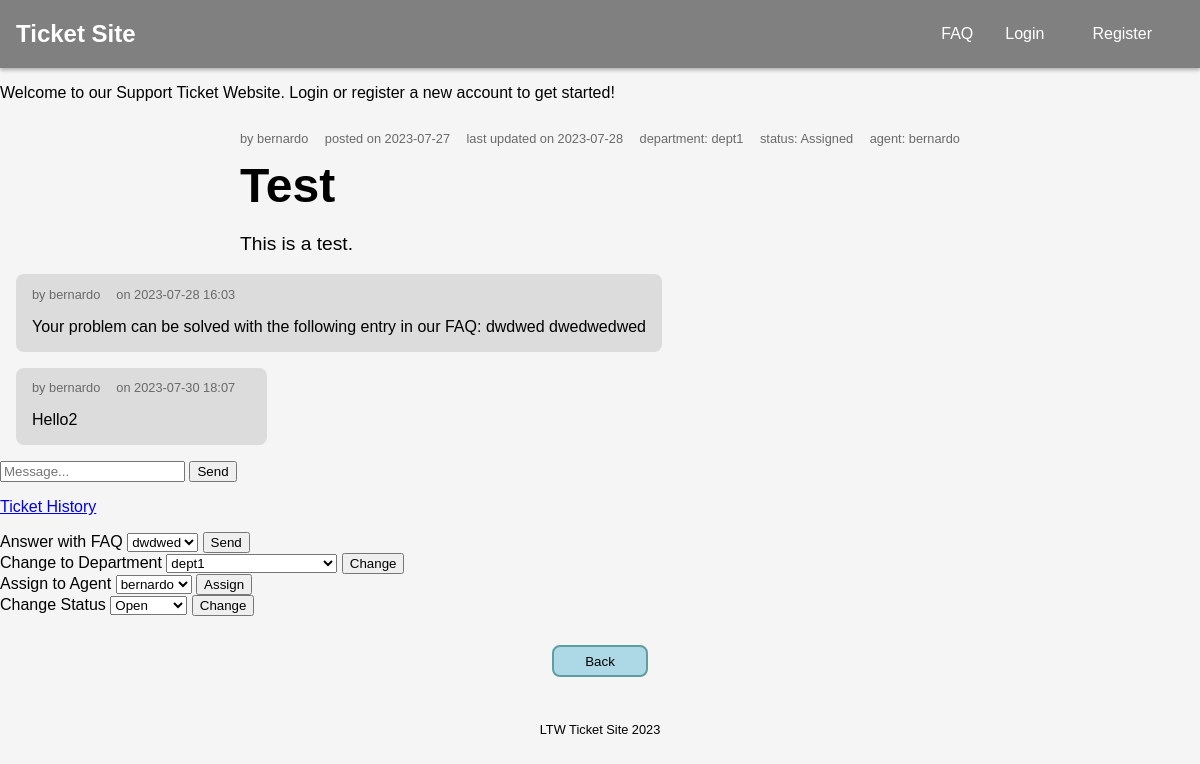
/pages/ticket.php?id=1, run on the app's committed database.
### tables this page shows
CREATE TABLE tickets (
    id INTEGER PRIMARY KEY AUTOINCREMENT,
    subject TEXT NOT NULL,
    content TEXT,
    created DATE NOT NULL,
    updated DATE,
    submitter_id INTEGER NOT NULL,
    assignee_id INTEGER,
    department_id INTEGER,
    status_id INTEGER NOT NULL,
    FOREIGN KEY (submitter_id) REFERENCES users(id),
    FOREIGN KEY (assignee_id) REFERENCES users(id),
    FOREIGN KEY (department_id) REFERENCES departments(id),
    FOREIGN KEY (status_id) REFERENCES status(id)
);

CREATE TABLE users (
    id INTEGER PRIMARY KEY AUTOINCREMENT,
    username TEXT NOT NULL,
    email TEXT NOT NULL,
    password TEXT NOT NULL,
    role_id INTEGER,
    FOREIGN KEY (role_id) REFERENCES roles(id)
);

CREATE TABLE departments (
    id INTEGER PRIMARY KEY AUTOINCREMENT,
    name TEXT NOT NULL
);

CREATE TABLE status (
    id INTEGER PRIMARY KEY AUTOINCREMENT,
    name TEXT NOT NULL
);

CREATE TABLE ticket_inquiries (
    id INTEGER PRIMARY KEY AUTOINCREMENT,
    ticket_id INTEGER NOT NULL,
    user_id INTEGER NOT NULL,
    content TEXT NOT NULL,
    date DATE NOT NULL,
    FOREIGN KEY (ticket_id) REFERENCES tickets(id),
    FOREIGN KEY (user_id) REFERENCES users(id)
);

### database/classes/ticket.class.php (called while the page is built, shortened)
<?php
    require_once('department.class.php');
    class Ticket {
        public function __construct(int $id, string $subject, ?string $content, string $created, ?string $updated, int $submitter_id,
                                    ?int $assignee_id, $department_id, int $status_id) {
            $this->id = $id;
            $this->subject = $subject;
            $this->content = $content;
            $this->created = $created;
            $this->updated = $updated;
            $this->submitter_id = $submitter_id;
            $this->assignee_id = $assignee_id;
            $this->department_id = $department_id === "" ? null : $department_id;
            $this->status_id = $status_id;
        }
        static function getTicket(PDO $db, int $id) : ?Ticket {
            $stmt = $db->prepare('SELECT * FROM tickets WHERE id = ?');
            $stmt->execute(array($id));
            $ticket = $stmt->fetch();
            if($ticket){
                return new Ticket($ticket['id'], $ticket['subject'], $ticket['content'],
                                    $ticket['created'], $ticket['updated'],
                                    $ticket['submitter_id'], $ticket['assignee_id'],
                                    $ticket['department_id'], $ticket['status_id']);
            }
            else return null;
        }
    }
?>

### database/classes/user.class.php (called while the page is built, shortened)
<?php
    class User {
        public function __construct(int $id, string $username, string $email, int $role){
            $this->id = $id;
            $this->username = $username;
        }
        static function getUsername(PDO $db, int $id) : ?string {
            $stmt = $db->prepare('SELECT * FROM users WHERE id = ?');
            $stmt->execute(array($id));
            $user = $stmt->fetch();
            if($user){
                return $user['username'];
            }
            else return null;
        }
        static function getAgents(PDO $db) : array {
            $stmt = $db->prepare('SELECT * FROM users WHERE role_id < 3');
            $stmt->execute();
            $agents = array();
            while($agent = $stmt->fetch()){
                $agents[] = new User($agent['id'], $agent['username'], $agent['email'], $agent['role_id']);
            }
            return $agents;
        }
    }
?>

### database/classes/department.class.php (called while the page is built, shortened)
<?php
    class Department {
        public function __construct(int $id, string $name) {
            $this->id = $id;
            $this->name = $name;
        }
        static function getDepartments(PDO $db) : array {
            $stmt = $db->prepare('SELECT * FROM departments');
            $stmt->execute();
            $departments = array();
            while ($department = $stmt->fetch()){
                $departments[] = new Department($department['id'], $department['name']);
            }
            return $departments;
        }
        static function getDepartmentName(PDO $db, int $id) : string {
            $stmt = $db->prepare('SELECT * FROM departments WHERE id = ?');
            $stmt->execute(array($id));
            $dept = $stmt->fetch();
            if($dept){
                return $dept['name'];
            }
            else return 'No department';
        }
    }
?>

### database/classes/status.class.php (called while the page is built, shortened)
<?php
    class Status {
        public function __construct(int $id, string $name){
            $this->id = $id;
            $this->name = $name;
        }
        static function getAllStatus(PDO $db) : array {
            $stmt = $db->prepare('SELECT * FROM status');
            $stmt->execute();
            $statuses = array();
            while($status = $stmt->fetch()){
                $statuses[] = new Status($status['id'], $status['name']);
            }
            return $statuses;
        }
        static function getStatusName(PDO $db, int $id) : string {
            $stmt = $db->prepare('SELECT * FROM status WHERE id = ?');
            $stmt->execute(array($id));
            $status = $stmt->fetch();
            if($status){
                return $status['name'];
            }
            else return 'No defined Status';
        }
    }
?>

### database/classes/inquiry.class.php (called while the page is built, shortened)
<?php
    class Inquiry {
        public function __construct(int $id, int $ticket_id, int $user_id, string $content, string $date){
            $this->user_id = $user_id;
            $this->content = $content;
            $this->date = $date;
        }
        static function getTicketInquiries(PDO $db, int $id) : array {
            $stmt = $db->prepare('SELECT * FROM ticket_inquiries WHERE ticket_id = ?');
            $stmt->execute(array($id));
            $inquiries = array();
            while($inq = $stmt->fetch()){
                $inquiries[] = new Inquiry($inq['id'], $inq['ticket_id'], $inq['user_id'], $inq['content'], $inq['date']);
            }
            return $inquiries;
        }
    }
?>

### database/classes/faq.class.php (called while the page is built, shortened)
<?php
    class FAQ {
        public function __construct(int $id, string $question, string $answer){
            $this->id = $id;
            $this->question = $question;
        }
        static function getAllFAQ(PDO $db) : array {
            $stmt = $db->prepare('SELECT * FROM faq');
            $stmt->execute();
            $faqs = array();
            while($faq = $stmt->fetch()){
                $faqs[] = new FAQ($faq['id'], $faq['question'], $faq['answer']);
            }
            return $faqs;
        }
    }
?>

### templates/ticket.tpl.php (the view, shortened to what this page needs)
<?php
require_once('../database/classes/department.class.php');
require_once('../database/classes/status.class.php');
require_once('../database/classes/user.class.php');
?>
<?php function drawTicketInfo(PDO $db, Ticket $ticket) { ?>
<div class="ticket_info">
    <p>by <?=User::getUsername($db, intval($ticket->submitter_id))?></p>
    <p>posted on <?=$ticket->created?></p>
    <p>last updated on <?=$ticket->updated ?? '-'?></p>
    <p>department: <?=Department::getDepartmentName($db, intval($ticket->department_id))?></p>
    <p>status: <?=Status::getStatusName($db, intval($ticket->status_id))?></p>
    <p>agent: <?=User::getUsername($db, intval($ticket->assignee_id)) ?? 'No assigned agent' ?></p>
</div>
<div class="ticket_text">
    <h2><?=$ticket->subject?></h2>
    <p><?=$ticket->content?></p>
</div>
<?php } ?>
<?php function drawTicketInquirySection(PDO $db, Ticket $ticket, array $inquiries) { ?>
    <div class="all_inquiries">
        <?php foreach($inquiries as $inq) { ?>
            <div class="inquiry_instance">
                <div class="inquiry_info">
                    <p>by <?=User::getUsername($db, intval($inq->user_id))?></p>
                    <p>on <?=$inq->date?></p>
                </div>
                <p><?=$inq->content?></p>
            </div>
        <?php } ?>
    </div>
    <form action="../actions/action_submit_inquiry.php?id=<?=$ticket->id?>" method="POST">
        <input type="text" name="inquiry" placeholder="Message..." required>
        <button type="submit" name="submit_inquiry">Send</button>
    </form>
<?php } ?>
<?php function drawAgentTicketTools(Ticket $ticket, array $departments, array $agents, array $faqs, array $statuses) { ?>
    <p><a href='../pages/tickethistory.php?id=<?=$ticket->id?>'>Ticket History</a></p>
    <form action="../actions/action_answer_faq.php?id=<?=$ticket->id?>" method="POST">
        <label>
            Answer with FAQ
            <select name="faq">
                <?php foreach($faqs as $faq) { ?>
                    <option value="<?=$faq->id?>"><?=$faq->question?></option>
                <?php } ?>
            </select>
            <button type="submit" name="submit_faq_inquiry">Send</button>
        </label>
    </form>
    <form action="../actions/action_change_department.php?id=<?=$ticket->id?>" method="POST">
        <label>
            Change to Department
            <select name="department">
                <?php foreach($departments as $dept) { ?>
                    <option value="<?=$dept->id?>"><?=$dept->name?></option>
                <?php } ?>
            </select>
            <button type="submit" name="submit_dept_change">Change</button>
        </label>
    </form>
    <form action="../actions/action_assign_agent.php?id=<?=$ticket->id?>" method="POST">
        <label>
            Assign to Agent
            <select name="agent">
                <?php foreach($agents as $agent) { ?>
                    <option value="<?=$agent->id?>"><?=$agent->username?></option>
                <?php } ?>
            </select>
            <button type="submit" name="submit_agent_assign">Assign</button>
        </label>
    </form>
    <form action="../actions/action_change_status.php?id=<?=$ticket->id?>" method="POST">
        <label>
            Change Status
            <select name="status">
                <?php foreach($statuses as $status) { ?>
                    <option value="<?=$status->id?>"><?=$status->name?></option>
                <?php } ?>
            </select>
        </label>
        <button type="submit" name="submit_status_change">Change</button>
    </form>
<?php } ?>

### css/style.css (style rules this page uses)
body { font-family: Arial, Helvetica, sans-serif; background-color: whitesmoke; margin: 0; padding: 0; }

### css/ticket.css (style rules this page uses)
.ticket_info { width: 60%; display: flex; justify-content: space-between; font-size: 0.8rem; margin: auto; margin-top: 0.5rem; color: dimgray; }
.ticket_text { width: 60%; margin: auto; }
.ticket_text h2 { align-self: center; font-size: 3rem; margin: 0; }
.ticket_text p { font-size: 1.2rem; }
.all_inquiries { display: flex; flex-direction: column; }
.inquiry_instance { background-color: gainsboro; width: fit-content; padding: 0rem 1rem; margin-left: 1rem; margin-bottom: 1rem; border-radius: 0.5rem; }
.inquiry_info { display: flex; }
.inquiry_info p { font-size: 0.8rem; margin-right: 1rem; margin-bottom: 0; color: dimgray; }

### data on the page
tickets: submitter.username "bernardo", created "2023-07-27", updated "2023-07-28", department.name "dept1", status.name "Assigned", assignee.username "bernardo", subject "Test", content "This is a test."
ticket_inquiries: user.username "bernardo", date "2023-07-28 16:03", content "Your problem can be solved with the following entry in our FAQ: dwdwed dwedwedwed"
ticket_inquiries: user.username "bernardo", date "2023-07-30 18:07", content "Hello2"

### other printed values
$text "Back"
form field faq "dwdwed"
form field department "dept1"
form field agent "bernardo"
form field status "Open"
